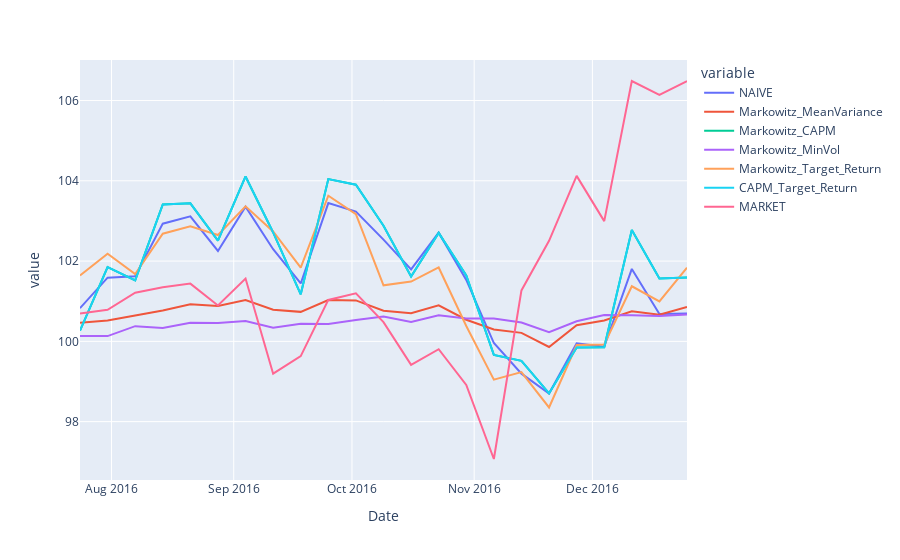

Write notebook code for a chart like this one.
### Code cell
stDate = returns.index[53]
enDate = rebal_dates[0]

for p in backtestDF.drop('MARKET', axis=1).columns:
    backtestDF.loc[stDate:enDate,p] = returns.loc[stDate:enDate,init_weights.columns].mul(init_weights.loc[p]).sum(axis=1)

px.line(backtestDF.add(1).cumprod().mul(100).loc[stDate:enDate]).show()
